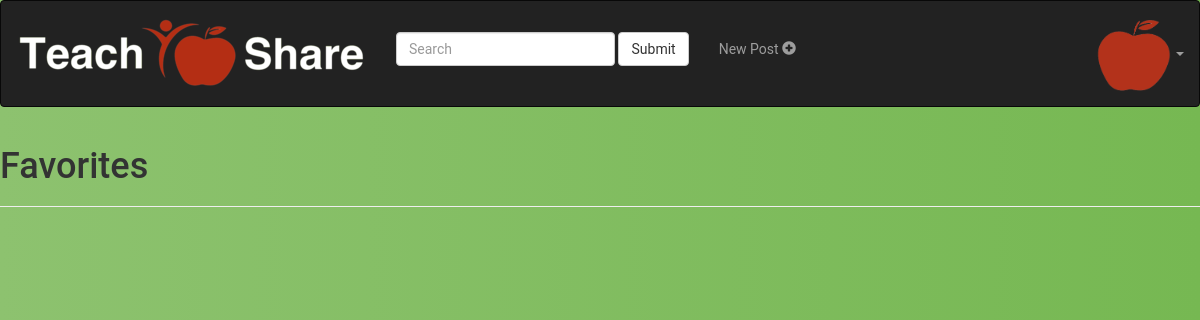
/account/favorites/ (signed in), run on an earlier commit of the app's database.
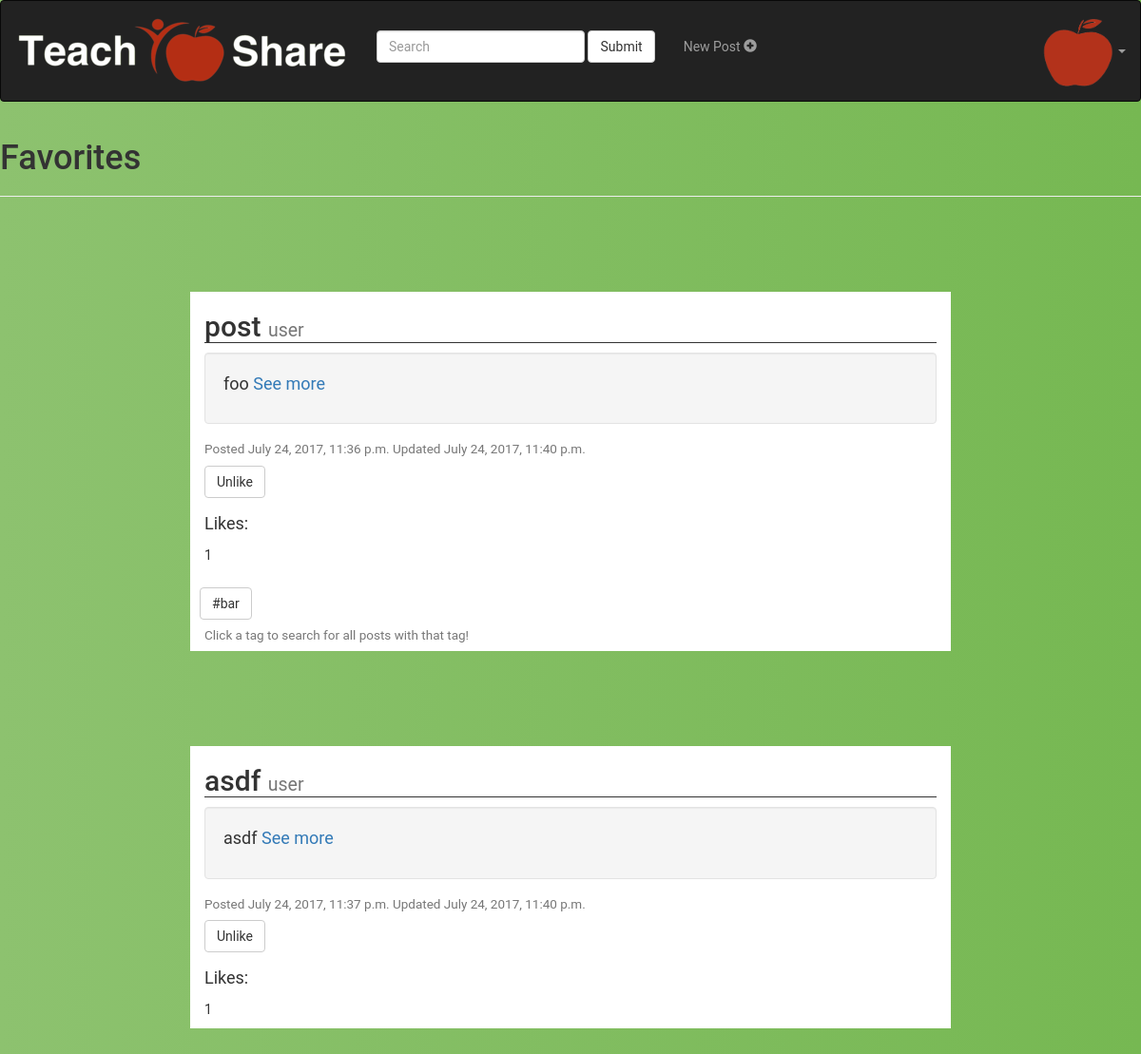
And on a later commit of the database.
### accounts/models.py (models this page shows)
class Post(models.Model):
	user = models.ForeignKey(settings.AUTH_USER_MODEL, default=1)
	title = models.CharField(max_length=100, default='')
	user = models.CharField(max_length=100, default='')
	content = models.TextField(default="")
	updated = models.DateTimeField(auto_now=True, auto_now_add=False)
	likes = models.IntegerField(default=0)
	timestamp = models.DateTimeField(auto_now=False, auto_now_add= True)

class Tag(models.Model):
	tag = models.CharField(max_length=100,default='')
	post = models.ForeignKey(Post, related_name='tags', on_delete=models.CASCADE)

### accounts/views.py (the view)
@login_required(login_url='/account/login')
def favorites(request):
	if request.method == 'POST':
		return render(request, 'accounts/favorites.html',
				{'posts': search(request.user.userprofile.favorites,
									request.POST['search']),
				 'searchstring' : request.POST['search']})
	return render(request, 'accounts/favorites.html',
			{'posts': request.user.userprofile.favorites.order_by('-likes')})

### accounts/templates/accounts/favorites.html (shortened to what this page needs)
<html lang="en">
<head>
{% load static %}
<link rel="stylesheet" href="https://maxcdn.bootstrapcdn.com/bootstrap/3.3.7/css/bootstrap.min.css">
<link rel="stylesheet" href={% static 'accounts/dashboard.css'%} type = "text/css">
</head>
<body>
{% block body %}
<nav class="navbar navbar-inverse ">
  <div class="container-fluid">
    <div class="navbar-header">
      <a class="navbar-brand" href="/account/dashboard">
        <img src="{% static "accounts/tslogo.png" %}" alt="TSLogo"/>
      </a>
    </div>
    <form class="navbar-form navbar-left nav-searchpad"
		method="post" id="search" action="{% url 'account:favorites' %}">
      <div class="form-group">
        {% if searchstring %}
        <input type="text" name="search" value={{searchstring}} class="form-control">
		{% else %}
		<input type="text" name="search" class="form-control" placeholder="Search">
		{% endif %}
      </div>
      <button type="submit" class="btn btn-default">Submit</button>
    </form>
    <ul class="nav navbar-nav nav-navitems">
      <li><a href="/account/create/">
        <p>New Post <span class="glyphicon glyphicon-plus-sign"></span> </p>
        </a>
      </li>
    </ul>
    <ul class="nav navbar-nav navbar-right">
      <li class="dropdown">
        <a class="dropdown-toggle" data-toggle="dropdown" >
          <img src="{% static "accounts/applelogo.png" %}" alt="TSLogo"/>
        <span class="caret"></span></a>
      </li>
    </ul>
  </div>
</nav>
<div class="page-header">
  <h1>Favorites</h1>
</div>
{% if posts %}
	{% for post in posts %}
		<div class="container">
			<h2>{{post.title}} <small>{{post.user}}</small></h2>
			<div class="well">
				<p>
					{{post.content}}
					<a href= '/account/detail/{{post.id}}'>See more</a>
				</p>
			</div>
			<h4><small>Posted {{post.timestamp}} Updated {{post.updated}}
			</small></h4>
			<form action="{% url 'account:like' id=post.id %}" method="POST"
					id="likeForm{{post.id}}">
				<button type="submit" class="btn btn-default">
					<div id="likeSubmit{{post.id}}">Unlike</div>
				</button>
			</form>
			<p> Likes: <div id="likes{{post.id}}">{{post.likes}}</div></p>
			{% if post.tags.all %}
			<div class = "btn-toolbar">
				<div class="tag-container">
				{% for tag in post.tags.all %}
					<form method="post" id="search" action="{% url 'account:favorites' %}">
						<button type="submit" class="btn btn-default">#{{tag.tag}}</button>
					</form>
				{% endfor %}
				</div>
			</div>
			<h4><small> Click a tag to search for all posts with that tag!</small></h4>
			{% endif %}
		</div>
	{% endfor %}
{% endif %}
{% endblock %}
</body>

What changed in the data, as far as the page shows it:
now on this page (row edited): Post: title "post", user "user", content "foo", timestamp "July 24, 2017, 11:36 p.m.", updated "July 24, 2017, 11:40 p.m.", likes "1"
now on this page (row edited): Tag: tag "bar"
now on this page (row edited): Post: title "asdf", user "user", content "asdf", timestamp "July 24, 2017, 11:37 p.m.", updated "July 24, 2017, 11:40 p.m.", likes "1"
